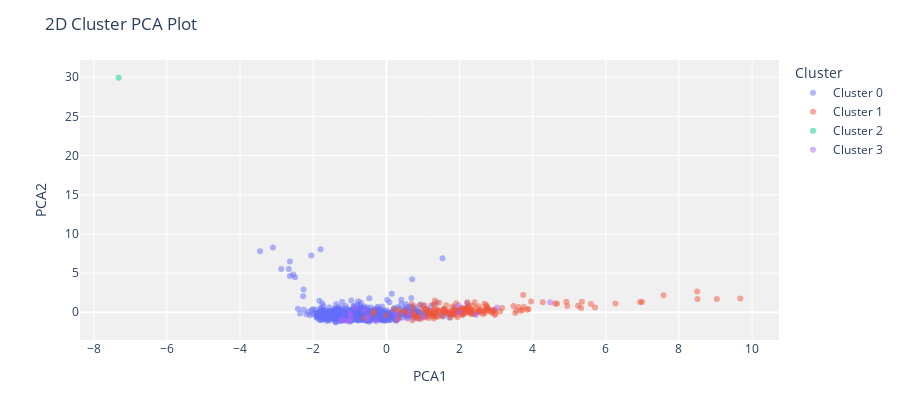

Notebook code for this chart:
### Code cell
plot_model(birch,plot='cluster',scale=0.7)

### Figure 1 — Plotly figure (JSON) as saved in the notebook; plotly's stock layout.template omitted (floating-point values rounded to 4 significant figures; data arrays with more than 128 entries replaced by an {"elided": "..."} marker saying what was removed)
{"data": [{"customdata": {"elided": "615x1 float values"}, "hovertemplate": "Cluster=Cluster 0<br>PCA1=%{x}<br>PCA2=%{y}<br>Feature=%{customdata[0]}<extra></extra>", "legendgroup": "Cluster 0", "marker": {"color": "#636efa", "opacity": 0.5, "symbol": "circle"}, "mode": "markers", "name": "Cluster 0", "orientation": "v", "showlegend": true, "textposition": "top center", "type": "scatter", "x": {"elided": "615 float values"}, "xaxis": "x", "y": {"elided": "615 float values"}, "yaxis": "y"}, {"customdata": {"elided": "180x1 int values"}, "hovertemplate": "Cluster=Cluster 1<br>PCA1=%{x}<br>PCA2=%{y}<br>Feature=%{customdata[0]}<extra></extra>", "legendgroup": "Cluster 1", "marker": {"color": "#EF553B", "opacity": 0.5, "symbol": "circle"}, "mode": "markers", "name": "Cluster 1", "orientation": "v", "showlegend": true, "textposition": "top center", "type": "scatter", "x": {"elided": "180 float values"}, "xaxis": "x", "y": {"elided": "180 float values"}, "yaxis": "y"}, {"customdata": [[90]], "hovertemplate": "Cluster=Cluster 2<br>PCA1=%{x}<br>PCA2=%{y}<br>Feature=%{customdata[0]}<extra></extra>", "legendgroup": "Cluster 2", "marker": {"color": "#00cc96", "opacity": 0.5, "symbol": "circle"}, "mode": "markers", "name": "Cluster 2", "orientation": "v", "showlegend": true, "textposition": "top center", "type": "scatter", "x": [-7.318], "xaxis": "x", "y": [29.93], "yaxis": "y"}, {"customdata": [[51], [48], [62], [90], [57], [81], [50], [78], [54], [56], [49], [46], [55], [43], [71], [78], [78], [39], [48], [53], [53], [46]], "hovertemplate": "Cluster=Cluster 3<br>PCA1=%{x}<br>PCA2=%{y}<br>Feature=%{customdata[0]}<extra></extra>", "legendgroup": "Cluster 3", "marker": {"color": "#ab63fa", "opacity": 0.5, "symbol": "circle"}, "mode": "markers", "name": "Cluster 3", "orientation": "v", "showlegend": true, "textposition": "top center", "type": "scatter", "x": [0.6347, -1.19, 1.992, -1.006, 4.477, 3.023, -1.076, -0.61, -0.511, -0.9588, -0.9844, -0.2801, 0.2623, 0.5718, -0.8495, 1.973, -0.5125, 0.282, -1.02, 1.001, -1.238, 2.45], "xaxis": "x", "y": [-0.1288, -0.8722, 0.01057, -0.09924, 1.282, 0.6009, -1.116, 0.2314, -0.8878, -0.8299, -0.3582, -1.15, -0.236, -0.8225, 0.5149, 0.8903, -0.4754, -0.9413, -1.167, -0.6506, -1.027, -0.3004], "yaxis": "y"}], "layout": {"height": 420, "legend": {"title": {"text": "Cluster"}, "tracegroupgap": 0}, "margin": {"t": 60}, "plot_bgcolor": "rgb(240,240,240)", "title": {"text": "2D Cluster PCA Plot"}, "xaxis": {"anchor": "y", "domain": [0, 1], "title": {"text": "PCA1"}}, "yaxis": {"anchor": "x", "domain": [0, 1], "title": {"text": "PCA2"}}}}
